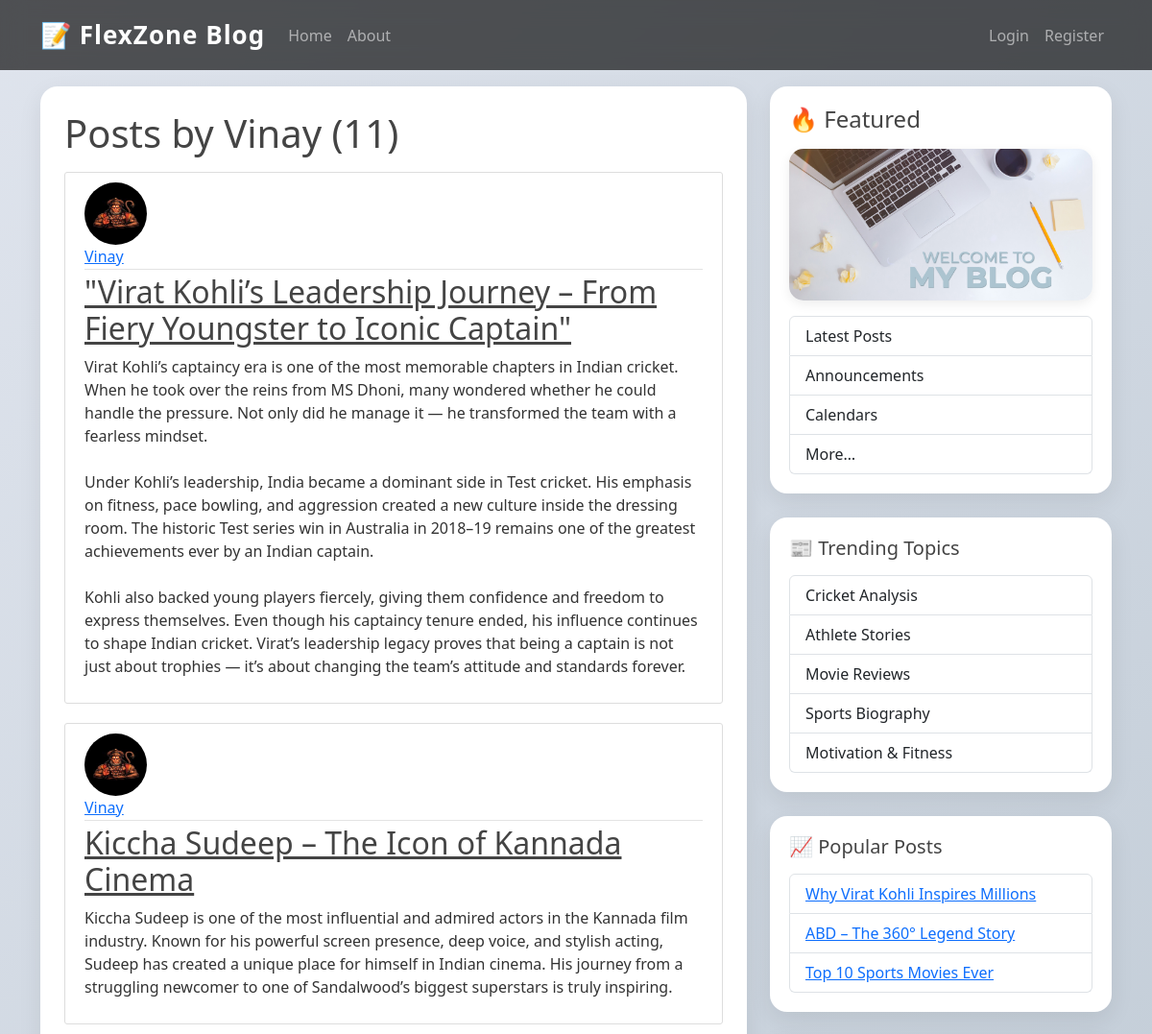
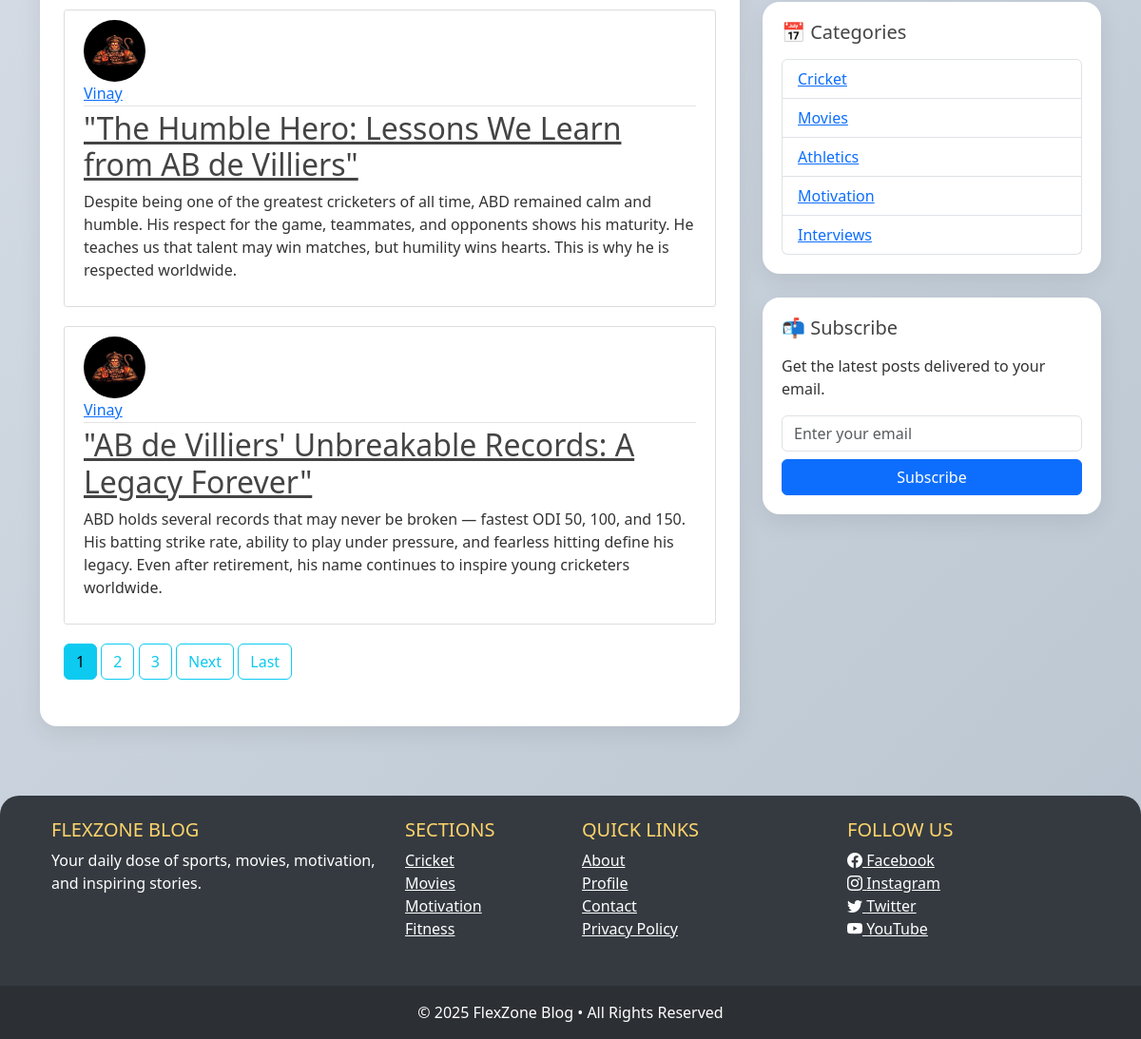
Screenshot of /user/Vinay with the database file from the repository (2 pictures, top to bottom).
### Blog/models.py (models this page shows, shortened)
class Post(models.Model):
    title = models.CharField(max_length=100)
    content = models.TextField()
    data_posted = models.DateTimeField(default=timezone.now)
    author = models.ForeignKey(User,on_delete=models.CASCADE)

### register/models.py (models this page shows, shortened)
class profile(models.Model):
    user= models.OneToOneField(User,on_delete=models.CASCADE)
    image=models.ImageField(default="default.jpg", upload_to='profile_pics')

### Blog/views.py (the view)
# urls.py: path('user/<str:username>', views.UserPostListView.as_view(), name='user-posts'),
class UserPostListView(ListView):
    model = Post
    template_name = 'Blog/user_posts.html'  # <app>/<model>_<viewtype>.html
    context_object_name = 'posts'
    paginate_by = 4
    def get_queryset(self):
        user = get_object_or_404(User, username=self.kwargs.get('username'))
        return Post.objects.filter(author=user).order_by('-data_posted')

### Blog/templates/Blog/user_posts.html (shortened to what this page needs)
{% extends "blog/base.html" %}
{% block content %}
    <h1 class="mb-3">Posts by {{ view.kwargs.username }} ({{ page_obj.paginator.count }})</h1>
    {% for post in posts %}
        <article class="media content-section">
          <img class="rounded-circle article-img" src="{{ post.author.profile.image.url }}">
          <div class="media-body">
            <div class="article-metadata">
              <a class="mr-2" href="{% url 'user-posts' post.author.username %}">{{ post.author }}</a>
            </div>
            <h2><a class="article-title" href="{% url 'post-detail' post.id %}">{{ post.title }}</a></h2>
            <p class="article-content">{{ post.content }}</p>
          </div>
        </article>
    {% endfor %}
    {% if is_paginated %}
      {% for num in page_obj.paginator.page_range %}
        {% if page_obj.number == num %}
          <a class="btn btn-info mb-4" href="?page={{ num }}">{{ num }}</a>
        {% elif num > page_obj.number|add:'-3' and num < page_obj.number|add:'3' %}
          <a class="btn btn-outline-info mb-4" href="?page={{ num }}">{{ num }}</a>
        {% endif %}
      {% endfor %}
      {% if page_obj.has_next %}
        <a class="btn btn-outline-info mb-4" href="?page={{ page_obj.next_page_number }}">Next</a>
        <a class="btn btn-outline-info mb-4" href="?page={{ page_obj.paginator.num_pages }}">Last</a>
      {% endif %}
    {% endif %}
{% endblock content %}

### Blog/static/Blog/main.css (style rules this page uses)
body { background: #fafafa; color: #333333; margin-top: 5rem; }
h1, h2, h3, h4, h5, h6 { color: #444444; }
.content-section { background: #ffffff; padding: 10px 20px; border: 1px solid #dddddd; border-radius: 3px; margin-bottom: 20px; }
.article-title { color: #444444; }
.article-content { white-space: pre-line; }
.article-img { height: 65px; width: 65px; margin-right: 16px; }
.article-metadata { padding-bottom: 1px; margin-bottom: 4px; border-bottom: 1px solid #e3e3e3 }

### Blog/templates/Blog/base.html (style rules this page uses)
body { background: linear-gradient(135deg, #dfe4ed, #b9c5d0); }

### rows the page displays
Post: author.profile.image (picture), author "Vinay", title "\"Virat Kohli’s Leadership Journey – From Fiery Youngster to Iconic Captain\"", content "Virat Kohli’s captaincy era is one of the most memorable chapters in Indian cricket. When he took over the reins from MS Dhoni, many wondered whether he could handle the pressure. Not only did he manage it — he transformed the team with a fearless mindset. Under Kohli’s leadership, India became a dominant side in Test cricket. His emphasis on fitness, pace bowling, and aggression created a new culture inside the dressing room. The historic Test series win in Australia in 2018–19 remains one of the greatest achievements ever by an Indian captain. Kohli also backed young players fiercely, giving them confidence and freedom to express themselves. Even though his captaincy tenure ended, his…"
Post: author.profile.image (picture), author "Vinay", title "Kiccha Sudeep – The Icon of Kannada Cinema", content "Kiccha Sudeep is one of the most influential and admired actors in the Kannada film industry. Known for his powerful screen presence, deep voice, and stylish acting, Sudeep has created a unique place for himself in Indian cinema. His journey from a struggling newcomer to one of Sandalwood’s biggest superstars is truly inspiring."
Post: author.profile.image (picture), author "Vinay", title "\"The Humble Hero: Lessons We Learn from AB de Villiers\"", content "Despite being one of the greatest cricketers of all time, ABD remained calm and humble. His respect for the game, teammates, and opponents shows his maturity. He teaches us that talent may win matches, but humility wins hearts. This is why he is respected worldwide."
Post: author.profile.image (picture), author "Vinay", title "\"AB de Villiers' Unbreakable Records: A Legacy Forever\"", content "ABD holds several records that may never be broken — fastest ODI 50, 100, and 150. His batting strike rate, ability to play under pressure, and fearless hitting define his legacy. Even after retirement, his name continues to inspire young cricketers worldwide."

### other values shown
{{ view.kwargs.username }} "Vinay"
{{ page_obj.paginator.count }} "11"
{{ num }} "1"
{{ num }} "2" "3"
